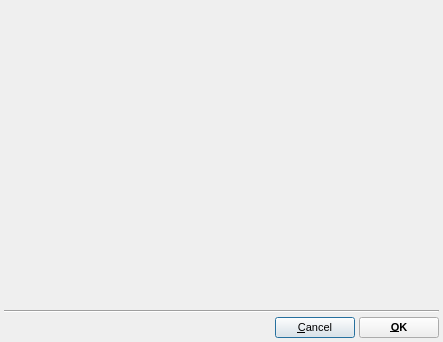
<?xml version="1.0" encoding="UTF-8"?>
<ui version="4.0">
 <class>ColourDialog</class>
 <widget class="QDialog" name="ColourDialog">
  <property name="geometry">
   <rect>
    <x>0</x>
    <y>0</y>
    <width>443</width>
    <height>342</height>
   </rect>
  </property>
  <property name="font">
   <font>
    <pointsize>8</pointsize>
   </font>
  </property>
  <property name="windowTitle">
   <string>Choose Colour...</string>
  </property>
  <property name="windowIcon">
   <iconset resource="icons.qrc">
    <normaloff>:/program/icons/aten.png</normaloff>:/program/icons/aten.png</iconset>
  </property>
  <layout class="QVBoxLayout" name="verticalLayout">
   <property name="spacing">
    <number>4</number>
   </property>
   <property name="leftMargin">
    <number>4</number>
   </property>
   <property name="topMargin">
    <number>4</number>
   </property>
   <property name="rightMargin">
    <number>4</number>
   </property>
   <property name="bottomMargin">
    <number>4</number>
   </property>
   <item>
    <widget class="TColourWidget" name="ColourWidget" native="true">
     <property name="sizePolicy">
      <sizepolicy hsizetype="Expanding" vsizetype="Expanding">
       <horstretch>0</horstretch>
       <verstretch>0</verstretch>
      </sizepolicy>
     </property>
    </widget>
   </item>
   <item>
    <widget class="Line" name="line">
     <property name="orientation">
      <enum>Qt::Horizontal</enum>
     </property>
    </widget>
   </item>
   <item>
    <layout class="QHBoxLayout" name="horizontalLayout">
     <property name="spacing">
      <number>4</number>
     </property>
     <item>
      <spacer name="horizontalSpacer">
       <property name="orientation">
        <enum>Qt::Horizontal</enum>
       </property>
       <property name="sizeHint" stdset="0">
        <size>
         <width>40</width>
         <height>20</height>
        </size>
       </property>
      </spacer>
     </item>
     <item>
      <widget class="QPushButton" name="CancelButton">
       <property name="text">
        <string>&amp;Cancel</string>
       </property>
      </widget>
     </item>
     <item>
      <widget class="QPushButton" name="OKButton">
       <property name="font">
        <font>
         <weight>75</weight>
         <bold>true</bold>
        </font>
       </property>
       <property name="text">
        <string>&amp;OK</string>
       </property>
      </widget>
     </item>
    </layout>
   </item>
  </layout>
 </widget>
 <customwidgets>
  <customwidget>
   <class>TColourWidget</class>
   <extends>QWidget</extends>
   <header>gui/tcolourwidget.hui</header>
   <container>1</container>
  </customwidget>
 </customwidgets>
 <resources>
  <include location="icons.qrc"/>
 </resources>
 <connections/>
</ui>
